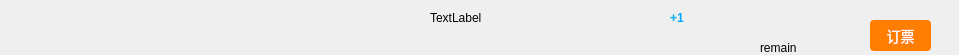
<?xml version="1.0" encoding="UTF-8"?>
<ui version="4.0">
 <class>FlightItemWidget</class>
 <widget class="QWidget" name="FlightItemWidget">
  <property name="geometry">
   <rect>
    <x>0</x>
    <y>0</y>
    <width>959</width>
    <height>55</height>
   </rect>
  </property>
  <property name="windowTitle">
   <string>Form</string>
  </property>
  <widget class="QLabel" name="labelLogo">
   <property name="geometry">
    <rect>
     <x>10</x>
     <y>10</y>
     <width>41</width>
     <height>41</height>
    </rect>
   </property>
   <property name="text">
    <string/>
   </property>
  </widget>
  <widget class="QLabel" name="labelAirline">
   <property name="geometry">
    <rect>
     <x>80</x>
     <y>10</y>
     <width>131</width>
     <height>21</height>
    </rect>
   </property>
   <property name="font">
    <font>
     <pointsize>12</pointsize>
     <bold>false</bold>
    </font>
   </property>
   <property name="text">
    <string/>
   </property>
  </widget>
  <widget class="QLabel" name="Airname">
   <property name="geometry">
    <rect>
     <x>80</x>
     <y>40</y>
     <width>191</width>
     <height>16</height>
    </rect>
   </property>
   <property name="text">
    <string>&lt;html&gt;&lt;head/&gt;&lt;body&gt;&lt;p&gt;&lt;span style=&quot; color:#4186ea;&quot;&gt;&lt;br/&gt;&lt;/span&gt;&lt;/p&gt;&lt;/body&gt;&lt;/html&gt;</string>
   </property>
  </widget>
  <widget class="QLabel" name="labelDepartTime">
   <property name="geometry">
    <rect>
     <x>260</x>
     <y>10</y>
     <width>91</width>
     <height>31</height>
    </rect>
   </property>
   <property name="font">
    <font>
     <pointsize>16</pointsize>
     <bold>true</bold>
    </font>
   </property>
   <property name="text">
    <string/>
   </property>
  </widget>
  <widget class="QLabel" name="labelDepartAirport">
   <property name="geometry">
    <rect>
     <x>260</x>
     <y>40</y>
     <width>131</width>
     <height>16</height>
    </rect>
   </property>
   <property name="text">
    <string/>
   </property>
  </widget>
  <widget class="QLabel" name="labelArriveTime">
   <property name="geometry">
    <rect>
     <x>570</x>
     <y>10</y>
     <width>101</width>
     <height>31</height>
    </rect>
   </property>
   <property name="font">
    <font>
     <pointsize>16</pointsize>
     <bold>true</bold>
    </font>
   </property>
   <property name="text">
    <string/>
   </property>
  </widget>
  <widget class="QLabel" name="labelArriveAirport">
   <property name="geometry">
    <rect>
     <x>570</x>
     <y>40</y>
     <width>131</width>
     <height>16</height>
    </rect>
   </property>
   <property name="text">
    <string/>
   </property>
  </widget>
  <widget class="QLabel" name="labelPrice">
   <property name="geometry">
    <rect>
     <x>730</x>
     <y>10</y>
     <width>101</width>
     <height>31</height>
    </rect>
   </property>
   <property name="font">
    <font>
     <pointsize>16</pointsize>
     <bold>true</bold>
    </font>
   </property>
   <property name="text">
    <string>&lt;html&gt;&lt;head/&gt;&lt;body&gt;&lt;p&gt;&lt;span style=&quot; color:#3a84ee;&quot;&gt;&lt;br/&gt;&lt;/span&gt;&lt;/p&gt;&lt;/body&gt;&lt;/html&gt;</string>
   </property>
  </widget>
  <widget class="QLabel" name="label_31">
   <property name="geometry">
    <rect>
     <x>710</x>
     <y>30</y>
     <width>61</width>
     <height>16</height>
    </rect>
   </property>
   <property name="text">
    <string/>
   </property>
  </widget>
  <widget class="QPushButton" name="btnSelect">
   <property name="geometry">
    <rect>
     <x>870</x>
     <y>20</y>
     <width>61</width>
     <height>31</height>
    </rect>
   </property>
   <property name="styleSheet">
    <string notr="true">/* 登录按钮基础样式（橙色边框+橙色背景，搭配白色文字） */
QPushButton {
    /* 橙色边框：#ff7d00 是常用登录页橙色，可替换为 #ff9900（浅橙）、#ff6600（深橙） */
    border: 2px solid #ff7d00; 
    border-radius: 4px; /* 圆角（和输入框保持一致，更协调） */
    background-color: #ff7d00; /* 按钮背景色（和边框同色，一体化效果） */
    color: white; /* 文字白色 */
    font-size: 14px; /* 文字大小 */
    height: 44px; /* 按钮高度（和输入框呼应） */
}

/* 悬浮状态（边框加深+背景色变深，更有交互感） */
QPushButton:hover {
    border-color: #ff6600; /* 悬浮时边框深橙色 */
    background-color: #ff6600; /* 悬浮时背景深橙色 */
}

/* 点击状态（边框再加深+背景色压暗，模拟按压效果） */
QPushButton:pressed {
    border-color: #e65c00; /* 点击时边框更深橙色 */
    background-color: #e65c00; /* 点击时背景更深橙色 */
}

/* 禁用状态（可选：如果按钮需要禁用，边框和背景变灰色） */
QPushButton:disabled {
    border-color: #cccccc;
    background-color: #cccccc;
    color: #ffffff;
}</string>
   </property>
   <property name="text">
    <string>订票</string>
   </property>
  </widget>
  <widget class="QLabel" name="labelNextDay">
   <property name="geometry">
    <rect>
     <x>670</x>
     <y>10</y>
     <width>51</width>
     <height>16</height>
    </rect>
   </property>
   <property name="text">
    <string>&lt;html&gt;&lt;head/&gt;&lt;body&gt;&lt;p&gt;&lt;span style=&quot; font-weight:700; color:#00aaff;&quot;&gt;+1&lt;/span&gt;&lt;/p&gt;&lt;/body&gt;&lt;/html&gt;</string>
   </property>
  </widget>
  <widget class="QLabel" name="label">
   <property name="geometry">
    <rect>
     <x>400</x>
     <y>20</y>
     <width>121</width>
     <height>20</height>
    </rect>
   </property>
   <property name="text">
    <string/>
   </property>
   <property name="pixmap">
    <pixmap resource="new_resources.qrc">:/newimages/newimages/arrow.jpg</pixmap>
   </property>
   <property name="scaledContents">
    <bool>true</bool>
   </property>
  </widget>
  <widget class="QLabel" name="duration">
   <property name="geometry">
    <rect>
     <x>430</x>
     <y>10</y>
     <width>71</width>
     <height>16</height>
    </rect>
   </property>
   <property name="text">
    <string>TextLabel</string>
   </property>
  </widget>
  <widget class="QLabel" name="labelremain">
   <property name="geometry">
    <rect>
     <x>760</x>
     <y>40</y>
     <width>81</width>
     <height>16</height>
    </rect>
   </property>
   <property name="text">
    <string>&lt;html&gt;&lt;head/&gt;&lt;body&gt;&lt;p&gt;remain&lt;/p&gt;&lt;/body&gt;&lt;/html&gt;</string>
   </property>
  </widget>
 </widget>
 <resources>
  <include location="new_resources.qrc"/>
 </resources>
 <connections/>
</ui>
